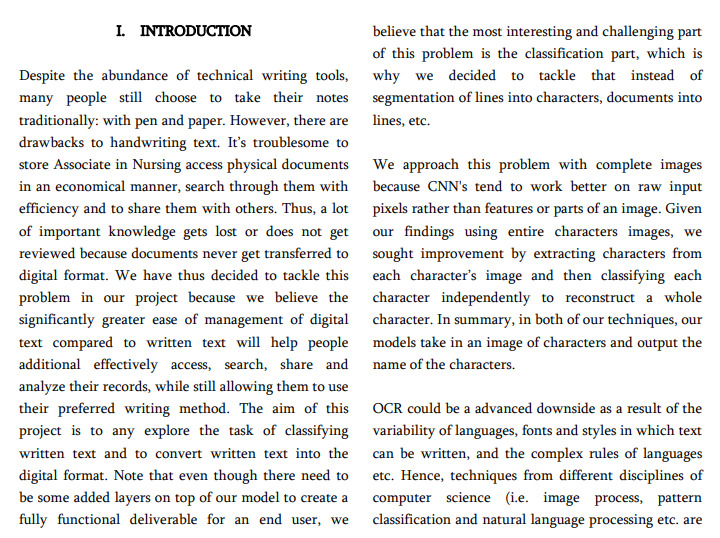
#> input picture testpdf.jpg, 720 x 538 px
$ python pdf_to_text.py
#> lines starting #> are read from the running program, lines starting #| are printed output that depends on the picture; after the words box and inside, x2 and y2 are one past the last pixel; in counts of white or black regions, pixels touching at a corner belong together
import cv2
import pytesseract

# Carregando a imagem do documento
imagem_documento_path = 'testpdf.jpg'
imagem_documento = cv2.imread(imagem_documento_path)
#> imagem_documento is the input picture: shape (538, 720, 3); mean B, G, R 232.1, 232.6, 232.3

# Convertendo a imagem para escala de cinza
imagem_documento_cinza = cv2.cvtColor(imagem_documento, cv2.COLOR_BGR2GRAY)
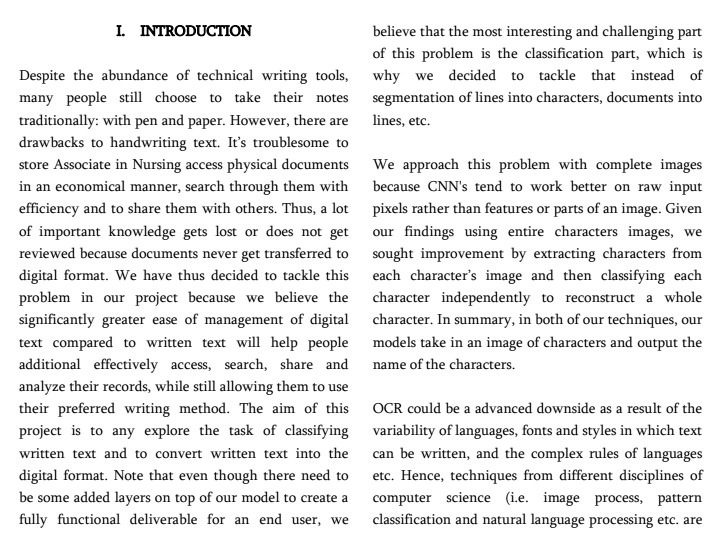
#> imagem_documento_cinza: shape (538, 720); min 0, max 255, mean 232.5

# Aplicando binarização (thresholding)
_, imagem_documento_binaria = cv2.threshold(imagem_documento_cinza, 128, 255, cv2.THRESH_BINARY)
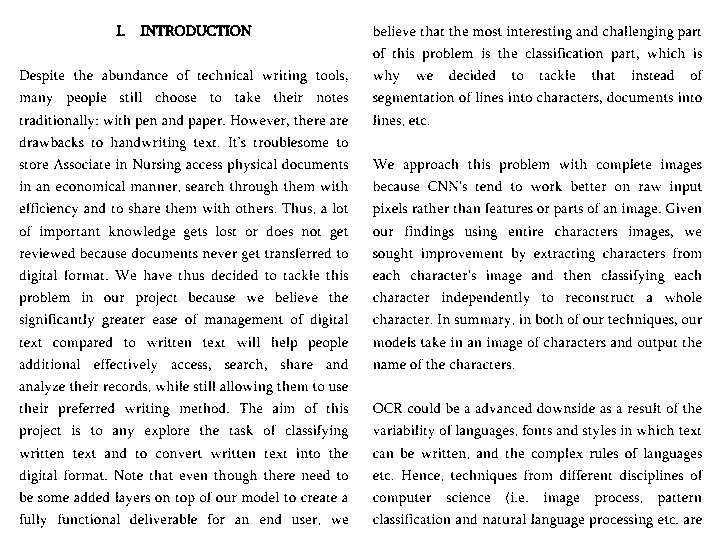
#> imagem_documento_binaria: shape (538, 720); 91.4% white; black in thin lines or dots, all inside (x1, y1, x2, y2) = (19, 25, 703, 528)

# Substitua pelo caminho correto no seu sistema
pytesseract.pytesseract.tesseract_cmd = r'C:\Program Files\Tesseract-OCR\tesseract.exe'

# Detecção de contornos na imagem
contornos, _ = cv2.findContours(imagem_documento_binaria, cv2.RETR_EXTERNAL, cv2.CHAIN_APPROX_SIMPLE)
#> contornos = [[[0, 0], [0, 537], [719, 537], [719, 0]]]

# Iterando sobre os contornos encontrados
for contorno in contornos:
    # Ignorando contornos muito pequenos
    if cv2.contourArea(contorno) > 100:
        # Obtendo as coordenadas do retângulo que envolve o contorno
        x, y, w, h = cv2.boundingRect(contorno)

        # Desenhando o retângulo na imagem original
        cv2.rectangle(imagem_documento, (x, y), (x + w, y + h), (0, 255, 0), 2)

        # Recortando a região de texto da imagem original
        regiao_texto = imagem_documento[y:y + h, x:x + w]

        # Aplicando OCR na região de texto
#> (the run stopped early here; a loop or call above may not have finished)

$ run again, with teste.jpg copied over testpdf.jpg
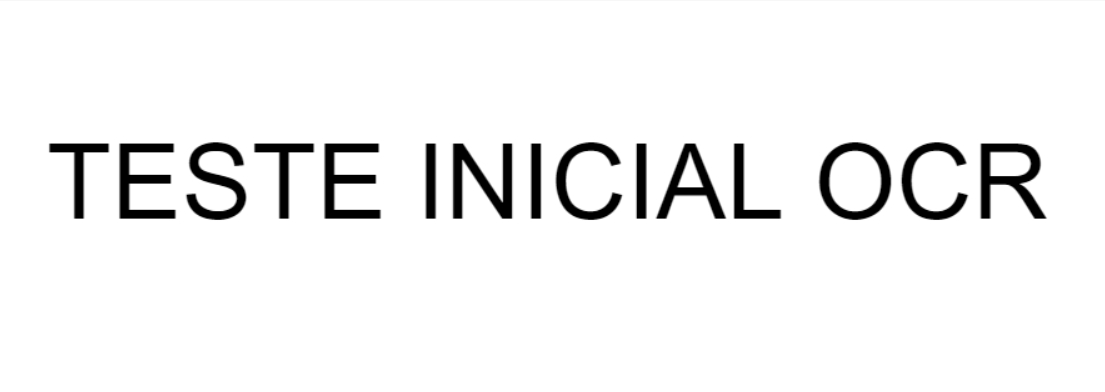
#> input picture teste.jpg, 1105 x 392 px
#> imagem_documento is the input picture: shape (392, 1105, 3); min 0, max 255, mean 242.1
#> `_, imagem_documento_binaria = cv2.threshold(imagem_documento_cinza, 12..`:
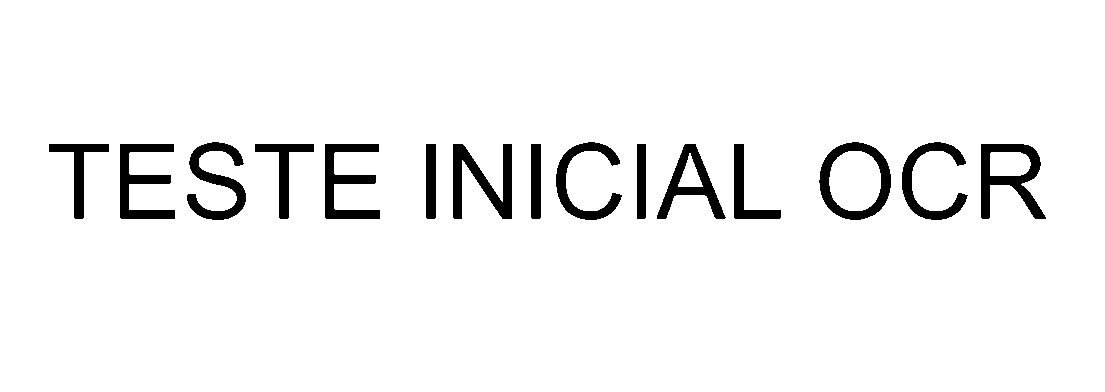
#> imagem_documento_binaria: shape (392, 1105); 95% white; 15 black regions, largest, box (x1, y1, x2, y2) and area: (981, 144, 1046, 219) 2046, (453, 144, 512, 219) 2023, (819, 142, 891, 220) 1885
#> contornos = [[[0, 0], [0, 391], [1104, 391], [1104, 0]]]
